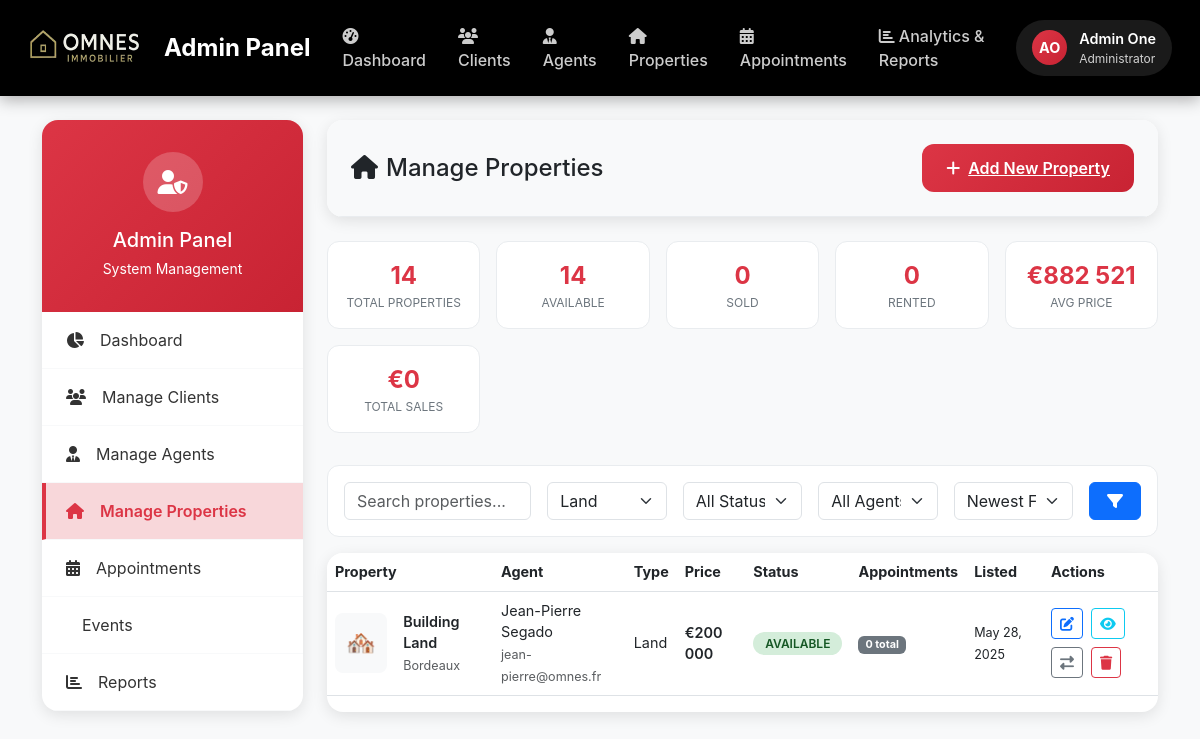
The app's page /src/admin/manage_properties.php?type=land (signed in), older data.
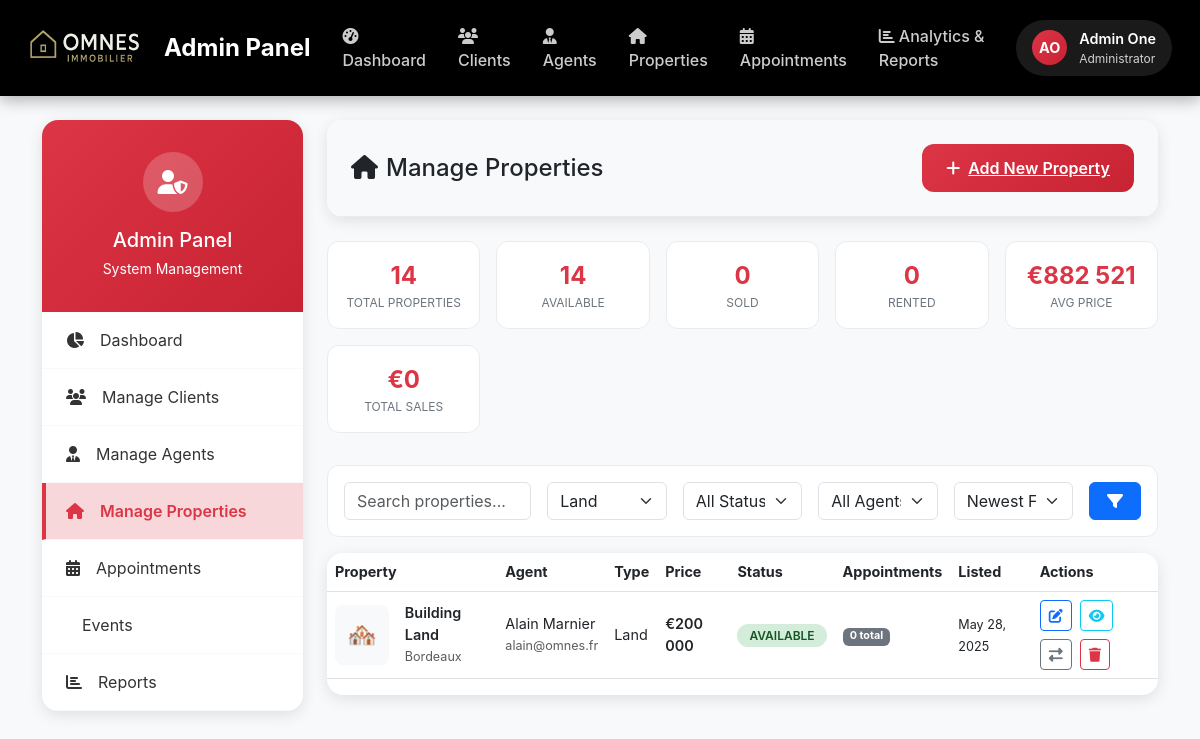
The same page, newer data.
### tables this page shows
CREATE TABLE IF NOT EXISTS `properties` (
  `id` int NOT NULL AUTO_INCREMENT,
  `agent_id` int NOT NULL,
  `title` varchar(255) NOT NULL,
  `description` text NOT NULL,
  `images` json DEFAULT NULL,
  `price` decimal(12,2) NOT NULL,
  `property_type` enum('house','apartment','land','commercial','rental','auction') NOT NULL,
  `status` enum('available','pending','sold','rented','withdrawn') DEFAULT 'available',
  `address_line1` varchar(255) NOT NULL,
  `city` varchar(100) NOT NULL,
  `state` varchar(100) DEFAULT NULL,
  `postal_code` varchar(20) DEFAULT NULL,
  `country` varchar(100) DEFAULT 'France',
  `bedrooms` int DEFAULT '0',
  `bathrooms` int DEFAULT '0',
  `year_built` int DEFAULT '0',
  `living_area` int NOT NULL DEFAULT '0',
  `has_parking` tinyint(1) DEFAULT '0',
  `parking_spaces` int DEFAULT '0',
  `has_garden` tinyint(1) DEFAULT '0',
  `created_at` timestamp NULL DEFAULT CURRENT_TIMESTAMP,
  `updated_at` timestamp NULL DEFAULT CURRENT_TIMESTAMP ON UPDATE CURRENT_TIMESTAMP,
  PRIMARY KEY (`id`),
  KEY `agent_id` (`agent_id`)
);

CREATE TABLE IF NOT EXISTS `users` (
  `id` int NOT NULL AUTO_INCREMENT,
  `first_name` varchar(50) NOT NULL,
  `last_name` varchar(50) NOT NULL,
  `email` varchar(100) NOT NULL,
  `password_hash` varchar(255) NOT NULL,
  `role` enum('admin','client','agent') NOT NULL DEFAULT 'client',
  `phone` varchar(15) NOT NULL,
  `created_at` timestamp NULL DEFAULT CURRENT_TIMESTAMP,
  `updated_at` timestamp NULL DEFAULT CURRENT_TIMESTAMP ON UPDATE CURRENT_TIMESTAMP,
  PRIMARY KEY (`id`),
  UNIQUE KEY `email` (`email`)
);

### src/admin/manage_properties.php (the view, shortened to what the changed rows need)
<?php
$database = Database::getInstance();
$db = $database->getConnection();
$filter_type = $_GET['type'] ?? '';
$sort = $_GET['sort'] ?? 'newest';
$query = "
    SELECT
        p.*,
        CONCAT(u.first_name, ' ', u.last_name) as agent_name,
        u.email as agent_email,
        COUNT(DISTINCT a.id) as appointment_count,
        COUNT(DISTINCT CASE WHEN a.status = 'scheduled' AND a.appointment_date >= NOW() THEN a.id END) as active_appointments
    FROM properties p
    INNER JOIN users u ON p.agent_id = u.id
    LEFT JOIN appointments a ON p.id = a.property_id
    WHERE 1=1
";
$params = [];
if ($filter_type) {
    $query .= " AND p.property_type = :type";
    $params['type'] = $filter_type;
}
$query .= " GROUP BY p.id";
switch ($sort) {
    default:
        $query .= " ORDER BY p.created_at DESC";
}
try {
    $stmt = $db->prepare($query);
    $stmt->execute($params);
    $properties = $stmt->fetchAll(PDO::FETCH_ASSOC);
} catch (Exception $e) {
    error_log("Properties fetch error: " . $e->getMessage());
    $error = 'Error loading properties.';
    $properties = [];
}
?>
<!DOCTYPE html>
<html lang="en">
<head>
    <link href="https://cdnjs.cloudflare.com/ajax/libs/bootstrap/5.3.0/css/bootstrap.min.css" rel="stylesheet">
    <link href="https://cdnjs.cloudflare.com/ajax/libs/font-awesome/6.4.0/css/all.min.css" rel="stylesheet">
</head>
<body>
    <div class="container mt-4">
        <div class="row">
            <div class="col-lg-9">
                <div class="content-card mb-4">
                    <div class="content-card-header">
                        <div class="d-flex justify-content-between align-items-center">
                            <h1 class="h4 mb-0">
                                <i class="fas fa-home me-2"></i>Manage Properties
                            </h1>
                        </div>
                    </div>
                </div>
                <div class="content-card">
                    <div class="table-responsive">
                        <table class="table property-table align-middle">
                            <thead>
                                <tr>
                                    <th>Property</th>
                                    <th>Agent</th>
                                    <th>Type</th>
                                    <th>Price</th>
                                    <th>Status</th>
                                    <th>Appointments</th>
                                    <th>Listed</th>
                                    <th>Actions</th>
                                </tr>
                            </thead>
                            <tbody>
                                <?php if (empty($properties)): ?>
                                    <tr>
                                        <td colspan="8" class="text-center py-4">
                                            <i class="fas fa-home fa-2x text-muted mb-2"></i>
                                            <p class="text-muted mb-0">No properties found.</p>
                                        </td>
                                    </tr>
                                <?php else: ?>
                                    <?php foreach ($properties as $property): ?>
                                        <tr>
                                            <td>
                                                <div class="d-flex align-items-center">
                                                    <div class="property-image-small me-3">
                                                        <?= $property['property_type'] === 'apartment' ? '🏠' : ($property['property_type'] === 'commercial' ? '🏢' : '🏘️') ?>
                                                    </div>
                                                    <div>
                                                        <div class="fw-semibold"><?= htmlspecialchars($property['title']) ?></div>
                                                        <small class="text-muted"><?= htmlspecialchars($property['city']) ?></small>
                                                    </div>
                                                </div>
                                            </td>
                                            <td>
                                                <div><?= htmlspecialchars($property['agent_name']) ?></div>
                                                <small class="text-muted"><?= htmlspecialchars($property['agent_email']) ?></small>
                                            </td>
                                            <td><?= ucfirst($property['property_type']) ?></td>
                                            <td class="fw-semibold">€<?= number_format($property['price'], 0, ',', ' ') ?></td>
                                            <td>
                                                <span class="status-badge status-<?= $property['status'] ?>">
                                                    <?= ucfirst($property['status']) ?>
                                                </span>
                                            </td>
                                            <td>
                                                <span class="badge bg-secondary"><?= $property['appointment_count'] ?> total</span>
                                            </td>
                                            <td>
                                                <small><?= date('M d, Y', strtotime($property['created_at'])) ?></small>
                                            </td>
                                            <td>
                                                <div class="action-buttons">
                                                    <a href="edit_property.php?id=<?= $property['id'] ?>" class="btn btn-sm btn-outline-primary">
                                                        <i class="fas fa-edit"></i>
                                                    </a>
                                                    <a href="view_property.php?id=<?= $property['id'] ?>" class="btn btn-sm btn-outline-info">
                                                        <i class="fas fa-eye"></i>
                                                    </a>
                                                    <div class="btn-group">
                                                        <button type="button" class="btn btn-sm btn-outline-secondary dropdown-toggle" data-bs-toggle="dropdown">
                                                            <i class="fas fa-exchange-alt"></i>
                                                        </button>
                                                    </div>
                                                    <button type="button" class="btn btn-sm btn-outline-danger"
                                                            onclick="confirmDelete(<?= $property['id'] ?>, '<?= htmlspecialchars(addslashes($property['title'])) ?>')">
                                                        <i class="fas fa-trash"></i>
                                                    </button>
                                                </div>
                                            </td>
                                        </tr>
                                    <?php endforeach; ?>
                                <?php endif; ?>
                            </tbody>
                        </table>
                    </div>
                </div>
            </div>
        </div>
    </div>
</body>
</html>

Row changes from the older to the newer data that the page shows:
changed properties "Building Land": agent_name "Jean-Pierre Segado" → "Alain Marnier"; users.email "jean-pierre@omnes.fr" → "alain@omnes.fr"
